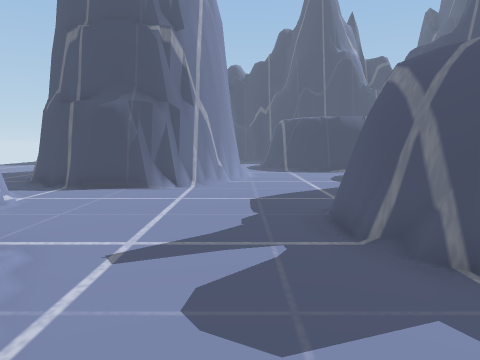
View 1 (above)

16 first-person views from a walk through a scene from a Unity 3-D project. The camera is 1.3 m above the floor, tilts 6° down and sees 70° across. The floor is counted in squares, 1 m on a side. Each view is taken from the middle of a square. On the plan, view 1 faces up. The plan holds only what a view shows up to about 15 squares ahead; the rest is blank. The place goes on beyond the plan.

View 2
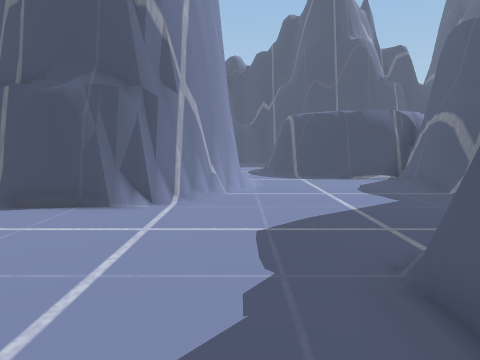

View 3
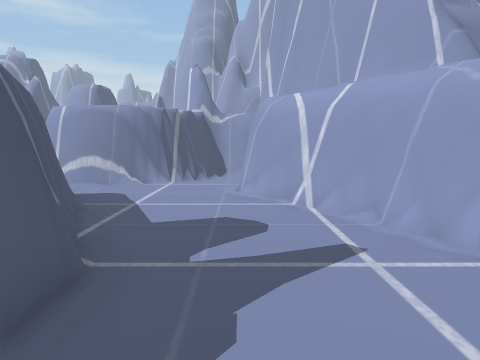

View 4
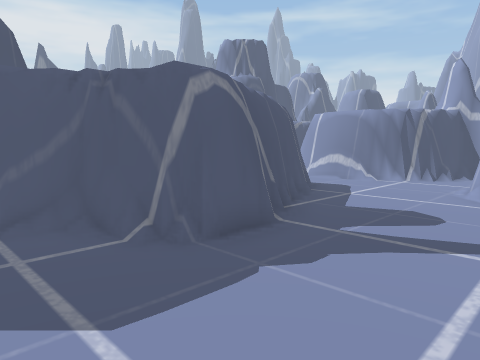

View 5
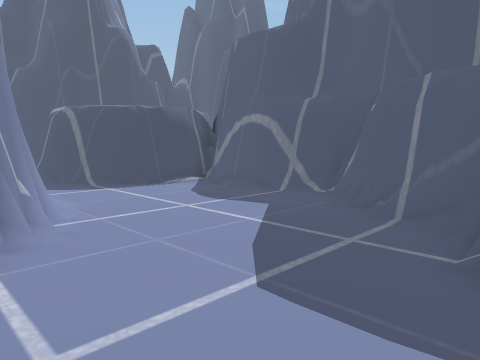

View 6
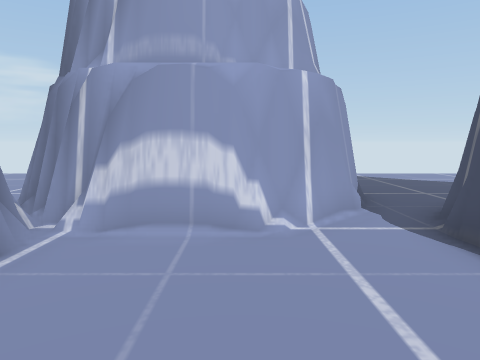

View 7
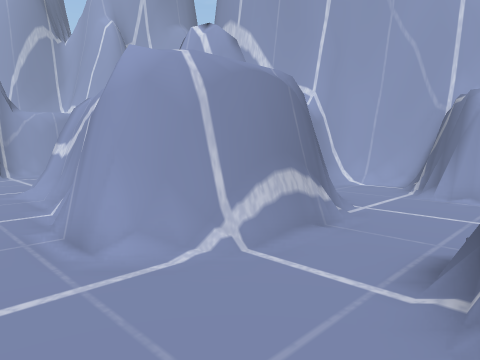

View 8
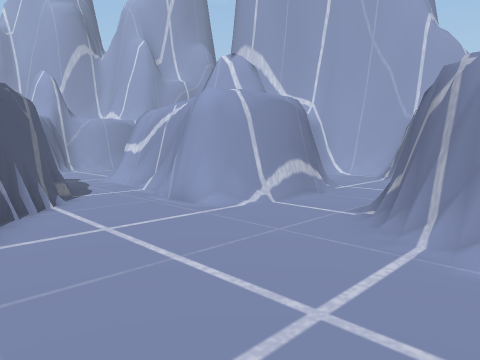

View 9
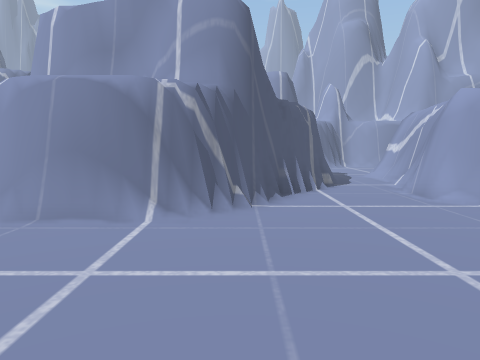

View 10
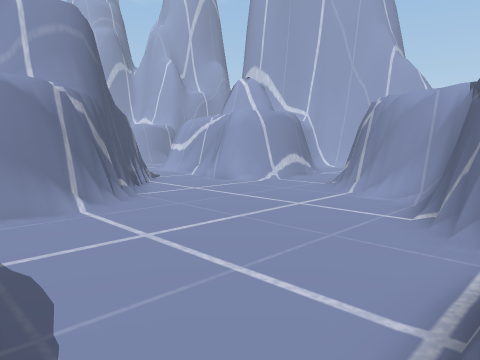

View 11
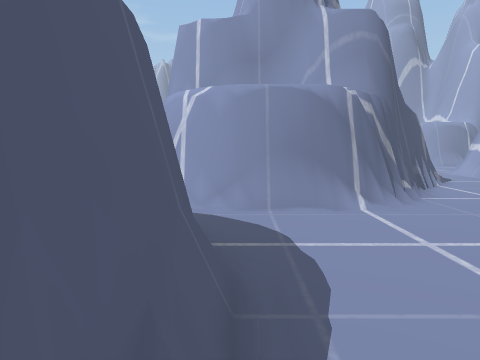

View 12
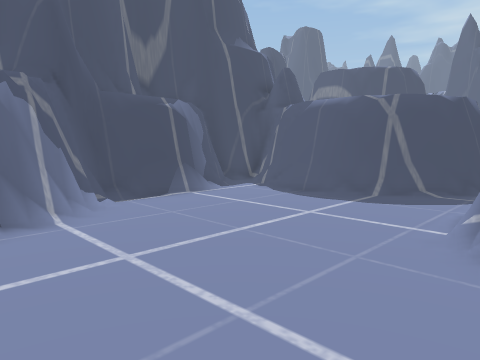

View 13
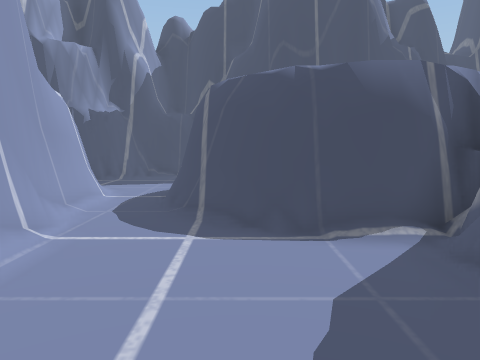

View 14
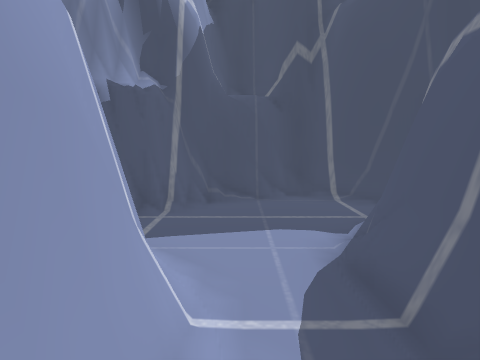

View 15
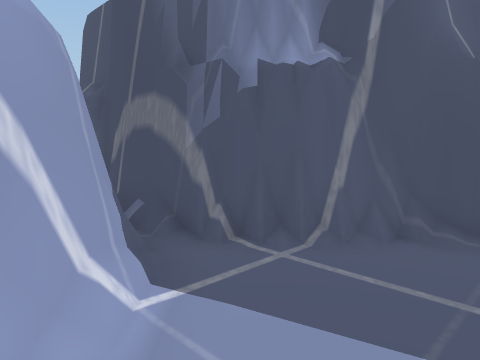

View 16
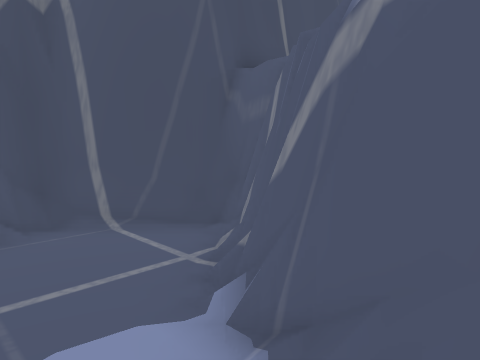

### Floor plan
Key: @ floor where view 1 was taken; # wall or solid block; . floor; = window, fence, low wall or low ledge.
Columns run from 15 left of view 1 to 17 right of it. Each row starts with its distance up from view 1.
 26               #####
 25              ##...##
 24         #   ##.....#
 23         #####.....##
 22             #....##
 21             ##...#
 20              ##..#
 19               #..#
 18               #..##
 17               #...##
 16 ..            ##...###
 15 ...  ..        #.....#
 14 .......        #.....#
 13 ........      ##.....#
 12  .......##    #......#
 11    ......######......#
 10         ..###.......##
  9         #...........##
  8         ##.........##
  7          ##.......=##
  6          ##......###          ###
  5          ##......##      ######.#
  4          ####....##     ##=.....#
  3         ##  #.....#   ###......=#
  2             ##....##  #=.......=#
  1              #.....####.........#
  0              ##@...###=.........#
 -1               ##....=............
 -2               ##............####.
 -3             ###....###.....######
 -4             #....######....#
 -5             ##...#   ##...##
 -6              #####   ##..##
 -7                      ##.##
 -8                      #..#
 -9                      #..
-10                      #..

Where each view was taken, in squares from view 1:
view 1: 0 up, 0 right, facing up
view 2: 3 up, 0 right, facing up
view 3: 8 up, 0 right, facing down
view 4: 9 up, 2 left, facing down-right
view 5: 6 up, 2 left, facing up-right
view 6: 7 up, 0 right, facing left
view 7: 0 up, 9 right, facing down-left
view 8: 2 up, 12 right, facing down-left
view 9: 4 up, 12 right, facing down
view 10: 5 up, 16 right, facing down-left
view 11: 5 up, 16 right, facing down
view 12: 3 down, 8 right, facing up-right
view 13: 11 up, 3 right, facing up
view 14: 17 up, 0 right, facing up
view 15: 20 up, 1 right, facing up-left
view 16: 20 up, 0 right, facing up-right
